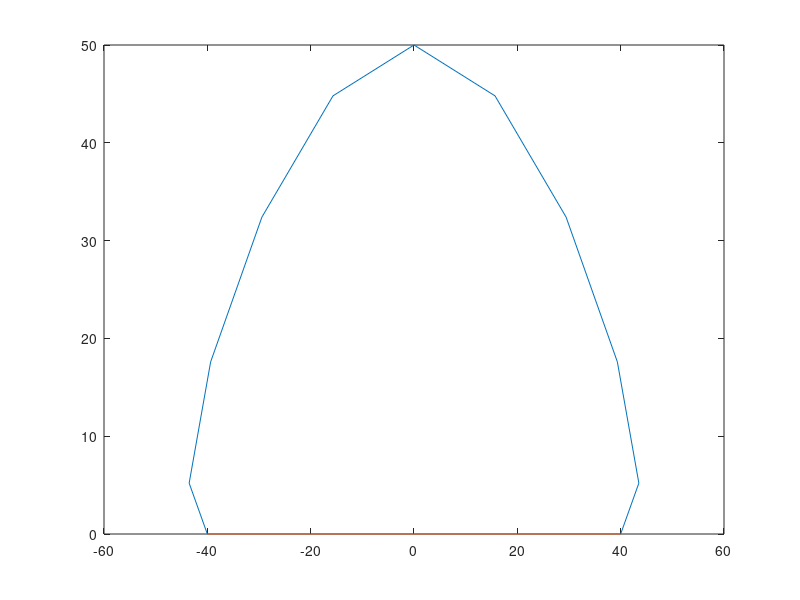

Here is the MATLAB script that generated this plot: (Note: this script raises an error after producing the figure.)
%% 
L=2*80;    %前进距离
H=50;       %腿抬高高度
nn=20;      %采样数（4的倍数）
%% 
T=1;
t=0:T/nn:T/2;
s=t/T;

%抄的轨迹函数
xs=L*(-16*power(s,3)+12*power(s,2)-s-1/4);
zs=zeros(1,nn/2+1);
for n=1:nn/2+1
    if(t(n)<0.25*T)
        zs(n)=H*(-128*power(s(n),3)+48*power(s(n),2));
    else
        zs(n)=H*(-128*power((0.5*T-t(n)/T),3)+48*power((0.5*T-t(n)/T),2));
    end
end
xp=L*(-s+1/4);
zp=zeros(1,nn/2+1);

plot(xs,zs);
hold on;
plot(xp,zp);

%% 生成步态轨迹的世界坐标

baseBias={[xxx1;-yyy1;zzz1],   [0;yyy2;zzz1],   [-xxx1;-yyy1;zzz1],...
           [xxx1;yyy1;zzz1],    [0;-yyy2;zzz1],  [-xxx1;yyy1;zzz1]};

trace_worldCo=cell(1,6);
for i=1:6
    trace_worldCo{i}=zeros(3,nn);
    if i==1||i==2||i==3           %同步态的三条腿/同时着地的三条腿

        for j=(nn/4+1):nn/2       %从s的中间开始，半个s步态
            trace_worldCo{i}(:,j-nn/4)=baseBias{i}+[0;xs(j);zs(j)];% (0; Δy; Δz)
        end
        for j=1:nn/2              %半个s后接一个p步态
            trace_worldCo{i}(:,nn/4+j)=baseBias{i}+[0;xp(j);zp(j)];
        end
        for j=1:nn/4              %再接剩下半个s  后半s--p--前半s
            trace_worldCo{i}(:,j+(3*nn/4))=baseBias{i}+[0;xs(j);zs(j)];
        end

    else    %i==4||i==5||i==6      另外三条s和p步态反过来

        for j=(nn/4+1):nn/2   
            trace_worldCo{i}(:,j-nn/4)=baseBias{i}+[0;xp(j);zp(j)];%xp和xs顺序交换
        end
        for j=1:nn/2   
            trace_worldCo{i}(:,nn/4+j)=baseBias{i}+[0;xs(j);zs(j)];
        end
        for j=1:nn/4              %后半p--s--前半p
            trace_worldCo{i}(:,j+(3*nn/4))=baseBias{i}+[0;xp(j);zp(j)];
        end
    end
end

%% 获取步态轨迹的关节坐标系坐标
trace_jointCo=cell(1,6);
for i=1:6
    for j=1:nn
        [trace_jointCo{i}(:,j)]=worldCo2jointCo(i,trace_worldCo{i}(:,j));
    end
end

%% 逆运动学 获取步态轨迹的对应关节角
trace_jointAng=cell(1,6);
for i=1:6
    trace_jointAng{i}=zeros(3,nn);
    for j=1:nn
        [trace_jointAng{i}(:,j)]=jointCo2jointAng(trace_jointCo{i}(:,j));
    end
end



